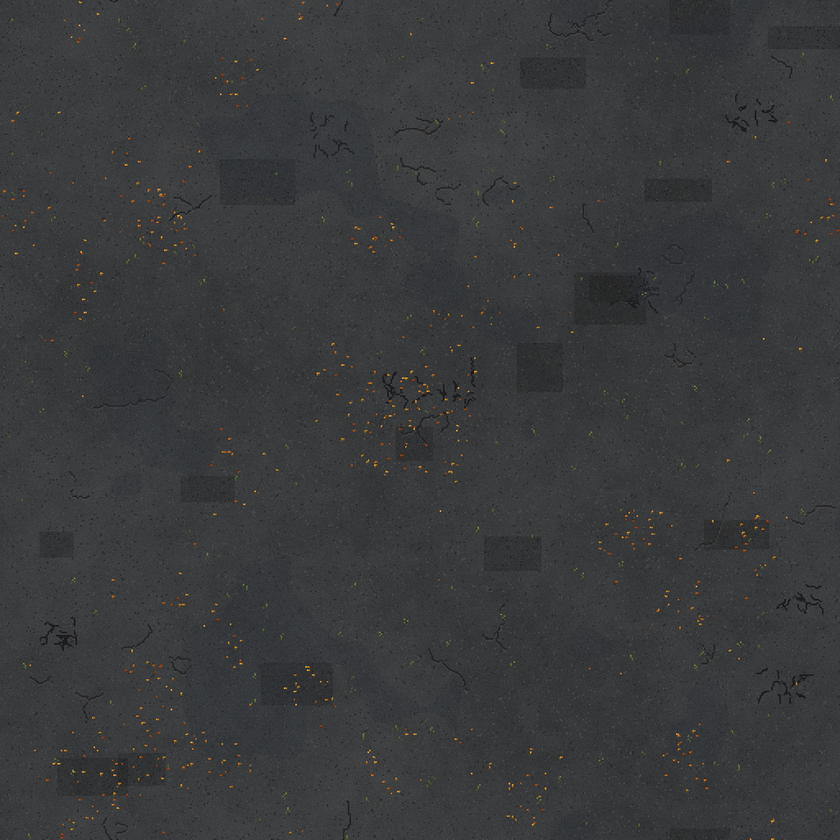
#> input picture art/world_hd/x2/settlement_ground_asphalt_v1.png, 840 x 840 px, shrunk from 1024 x 1024 before the run, found by its file name
$ python hd_upscale.py
#> lines starting #> are read from the running program, lines starting #| are printed output that depends on the picture
#> in build, im is the input picture: PIL image 840x840 RGBA; mean R, G, B, A 57.3, 58.2, 59.1, 255
"""OSTATOK 1.53: HD twins of the last 1x world textures.

The world draws its art at 2 texels per world unit (HD); a handful of old 1x
textures were still drawn at 1 texel per unit and showed pixels twice the size
of everything round them (settlement grounds, floor stains, street details,
puddle sheen, door leaves, wall corners, settlement props). Each is doubled
with Scale2x - edges keep their pixel-art steps, diagonals get the in-between
texel - and the flat areas get a faint per-texel grain from the source's own
palette, so they carry detail at the new density instead of 2 x 2 blocks.

    python3 tools/hd_upscale.py <project_dir>

Writes art/world_hd/x2/<name>.png for every name in SOURCES.
"""
import os
import sys

import numpy as np
from PIL import Image

SOURCES = [
    "settlement_ground_asphalt_v1.png", "settlement_ground_concrete_slabs_v1.png", "settlement_ground_cobble_v1.png",
    "settlement_ground_dirt_road_v1.png", "settlement_ground_grass_v1.png", "settlement_ground_grass_dry_v1.png",
    "settlement_ground_lawn_v1.png", "settlement_ground_dirt_yard_v1.png", "settlement_ground_gravel_v1.png",
    "settlement_ground_oil_concrete_v1.png", "settlement_ground_pavers_v1.png", "settlement_ground_pavement_v1.png",
    "floor_detail_v5.png", "street_detail_v2.png", "wet_surface_v2.png", "settlement_door_leaves_v1.png",
    "wall_corner_v2.png", "door_topdown_v2.png", "settlement_props_v1.png", "poi_props_v1.png",
    "settlement_ground_decals_v1.png",
]


def scale2x(a, wrap):
    """Scale2x on an (H, W, C) array, comparing whole pixels."""
#> called with wrap = True
    if wrap:
        pad = np.pad(a, ((1, 1), (1, 1), (0, 0)), mode='wrap')
    else:
        pad = np.pad(a, ((1, 1), (1, 1), (0, 0)), mode='edge')
    E = pad[1:-1, 1:-1]
    B = pad[:-2, 1:-1]
    D = pad[1:-1, :-2]
    F = pad[1:-1, 2:]
    H = pad[2:, 1:-1]
    eq = lambda x, y: np.all(x == y, axis=2)
    bh = ~eq(B, H)
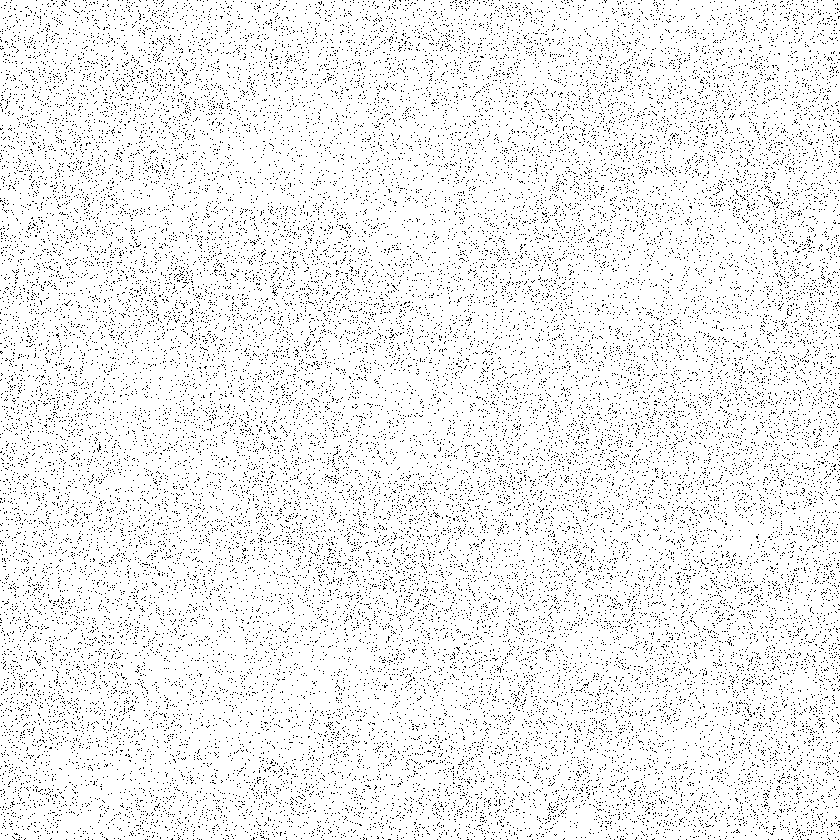
#> bh: shape (840, 840) bool; 93.7% white; black in thin lines or dots
    df = ~eq(D, F)
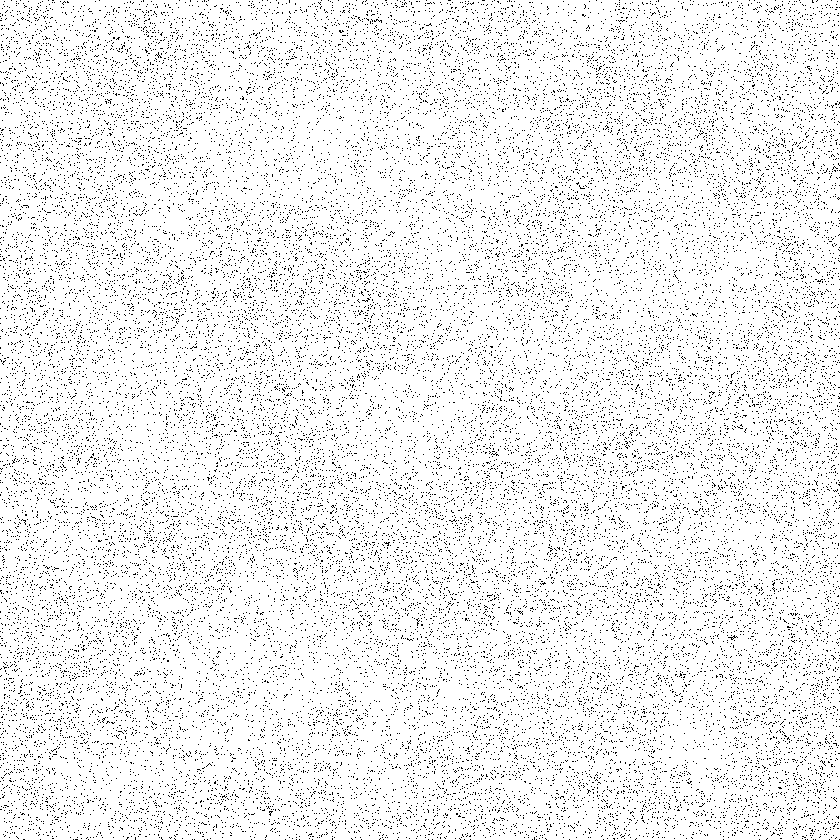
#> df: shape (840, 840) bool; 93.7% white; black in thin lines or dots
    E0 = np.where((eq(D, B) & bh & df)[..., None], D, E)
    E1 = np.where((eq(B, F) & bh & df)[..., None], F, E)
    E2 = np.where((eq(D, H) & bh & df)[..., None], D, E)
    E3 = np.where((eq(H, F) & bh & df)[..., None], F, E)
    h, w = a.shape[:2]
#> h = 840; w = 840
    out = np.zeros((h * 2, w * 2, a.shape[2]), a.dtype)
    out[0::2, 0::2] = E0
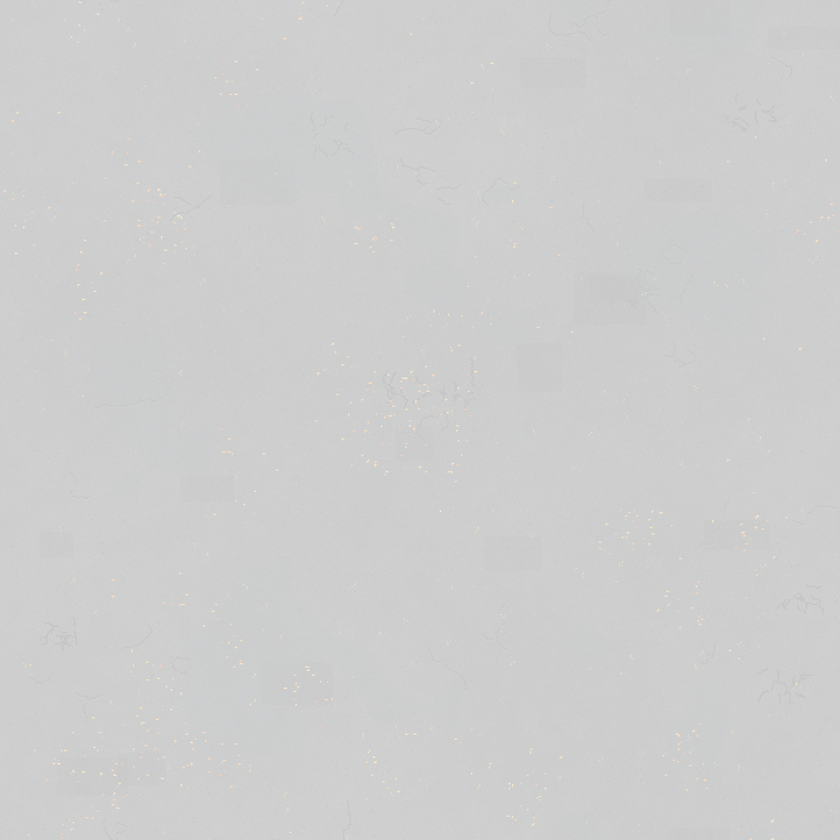
#> out: shape (1680, 1680, 4) (shown at 1/2 size); mean R, G, B, A 14.3, 14.6, 14.8, 63.8; transparent parts drawn white
    out[0::2, 1::2] = E1
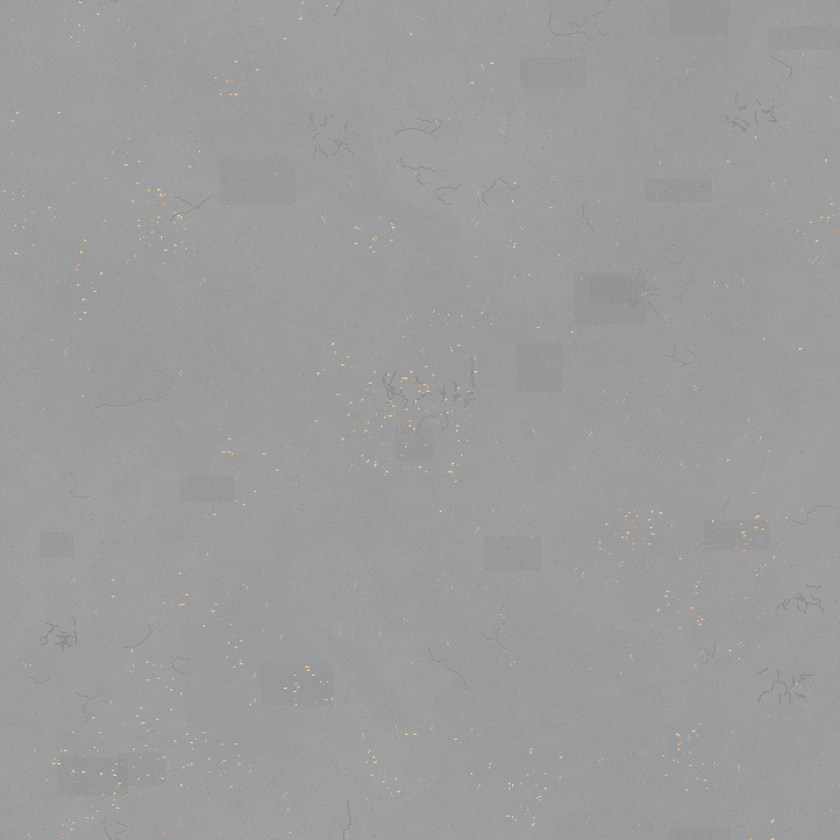
#> out: shape (1680, 1680, 4) (shown at 1/2 size); mean R, G, B, A 28.7, 29.1, 29.6, 127.5; transparent parts drawn white
    out[1::2, 0::2] = E2
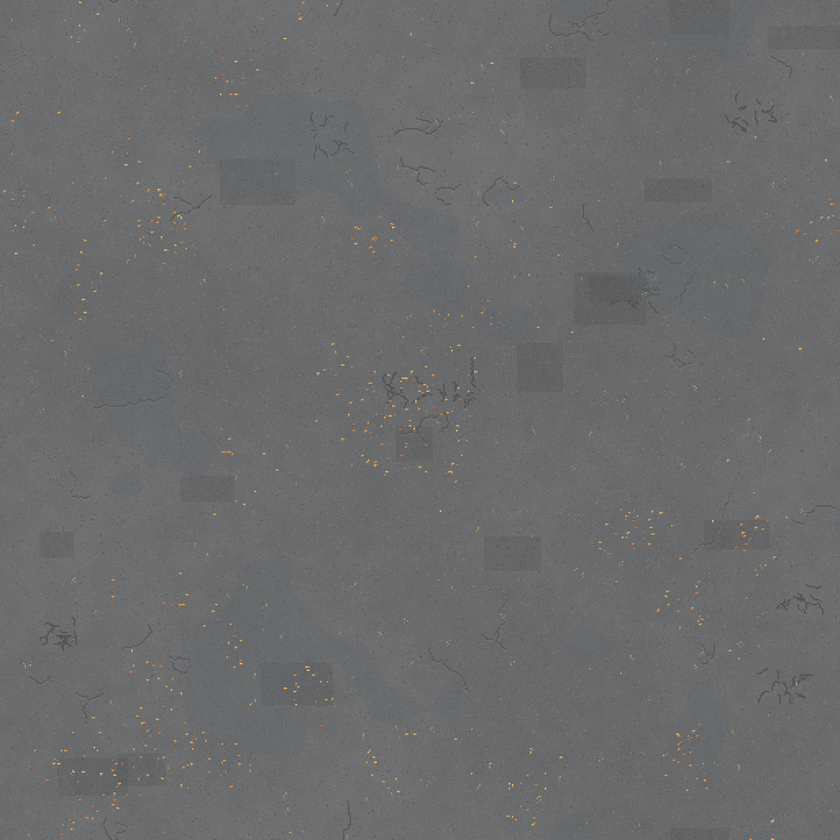
#> out: shape (1680, 1680, 4) (shown at 1/2 size); mean R, G, B, A 43, 43.7, 44.3, 191.2; transparent parts drawn white
    out[1::2, 1::2] = E3
    return out


def build(P):
    out = os.path.join(P, 'art', 'world_hd', 'x2')
    os.makedirs(out, exist_ok=True)
    rng = np.random.default_rng(153)
    for name in SOURCES:
        path = os.path.join(P, name)
        if not os.path.exists(path):
            print('skip', name)
            continue
        im = Image.open(path).convert('RGBA')
        a = np.array(im)
        tiled = name.startswith('settlement_ground_')
        b = scale2x(a, tiled)
        # grain on opaque texels only, inside each doubled cell: two of the four
        # sub-texels a shade lighter / darker, so a flat 2 x 2 block reads as
        # four texels of the same material
        rgb = b[..., :3].astype(float)
        alpha = b[..., 3]
#> alpha: shape (1680, 1680); every value is 255
        # (1.53: no grain - it doubled the build size for little gain)
        g = np.zeros(alpha.shape)
        rgb = np.clip(rgb + g[..., None] * (alpha[..., None] > 200), 0, 255)
        b = np.dstack([rgb.astype(np.uint8), alpha])
        Image.fromarray(b, 'RGBA').save(os.path.join(out, name))
        print('x2', name, im.size, '->', (im.width * 2, im.height * 2), flush=True)
#| x2 settlement_ground_asphalt_v1.png (840, 840) -> (1680, 1680)
#> pass 2 of the loop in build, `for name in SOURCES:`:
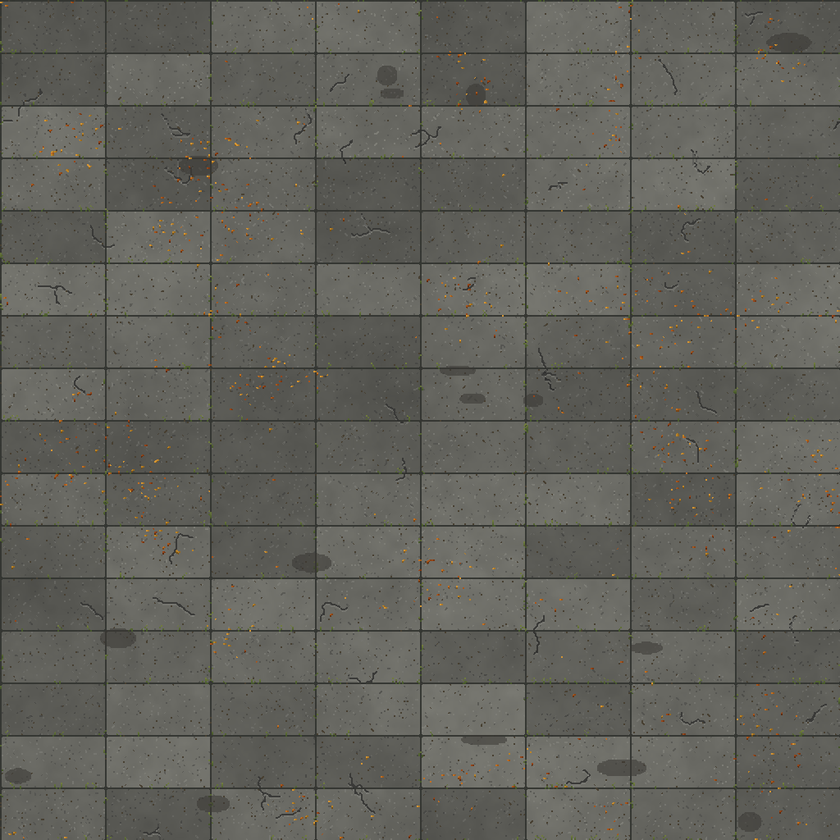
#> input picture art/world_hd/x2/settlement_ground_concrete_slabs_v1.png, 840 x 840 px, shrunk from 1024 x 1024 before the run, found by its file name
#> in build, im is the input picture: PIL image 840x840 RGBA; mean R, G, B, A 97.5, 97.2, 90.9, 255
#> in scale2x (call 2), `bh = ~eq(B, H)`:
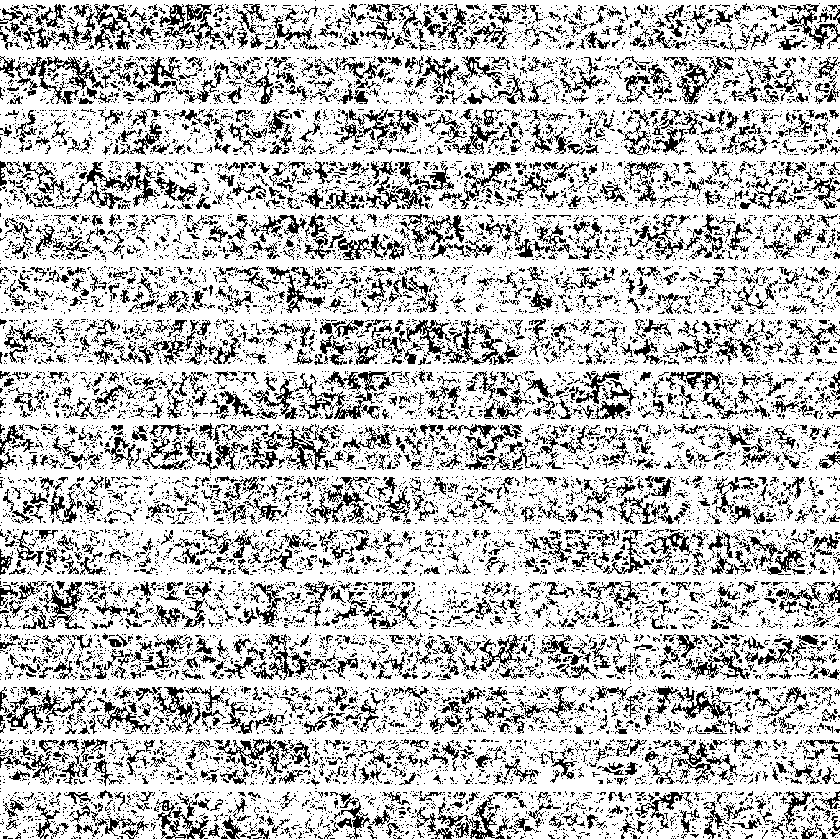
#> bh: shape (840, 840) bool; 75.3% white; black in thin lines or dots
#> df: shape (840, 840) bool; 73.2% white; black in thin lines or dots
#> in scale2x (call 2), `out[1::2, 0::2] = E2`:
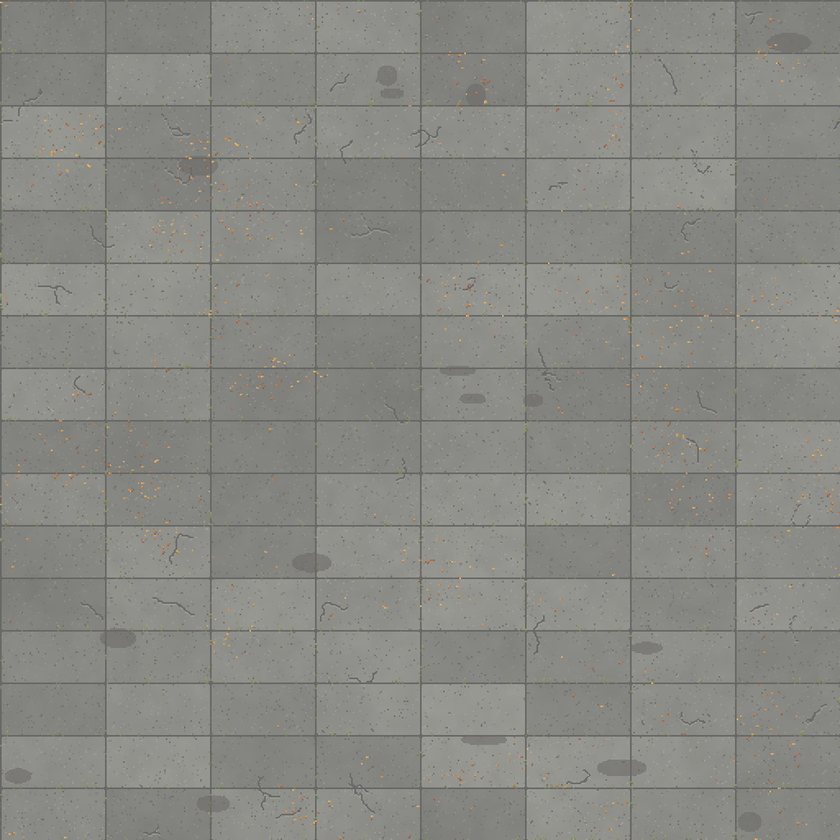
#> out: shape (1680, 1680, 4) (shown at 1/2 size); mean R, G, B, A 73.1, 72.9, 68.2, 191.2; transparent parts drawn white
#| x2 settlement_ground_concrete_slabs_v1.png (840, 840) -> (1680, 1680)
#> pass 3 of the loop in build, `for name in SOURCES:`:
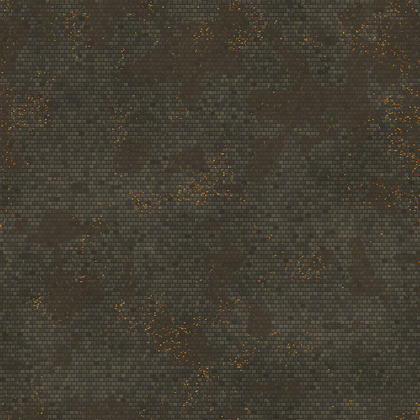
#> input picture settlement_ground_cobble_v1.png, 420 x 420 px, shrunk from 512 x 512 before the run, found by its file name
#> in build, im is the input picture: PIL image 420x420 RGBA; mean R, G, B, A 67.6, 61.9, 50.6, 255
#> pad: shape (422, 422, 4)
#> B: shape (420, 420, 4)
#> D: shape (420, 420, 4)
#> F: shape (420, 420, 4)
#> H: shape (420, 420, 4)
#> in scale2x (call 3), `bh = ~eq(B, H)`:
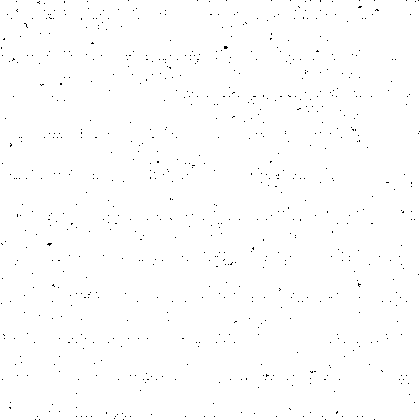
#> bh: shape (420, 420) bool; 99.5% white; black in thin lines or dots
#> df: shape (420, 420) bool; 96.9% white; black in thin lines or dots
#> E0: shape (420, 420, 4)
#> E1: shape (420, 420, 4)
#> E2: shape (420, 420, 4)
#> E3: shape (420, 420, 4)
#> in scale2x (call 3), `out[0::2, 0::2] = E0`:
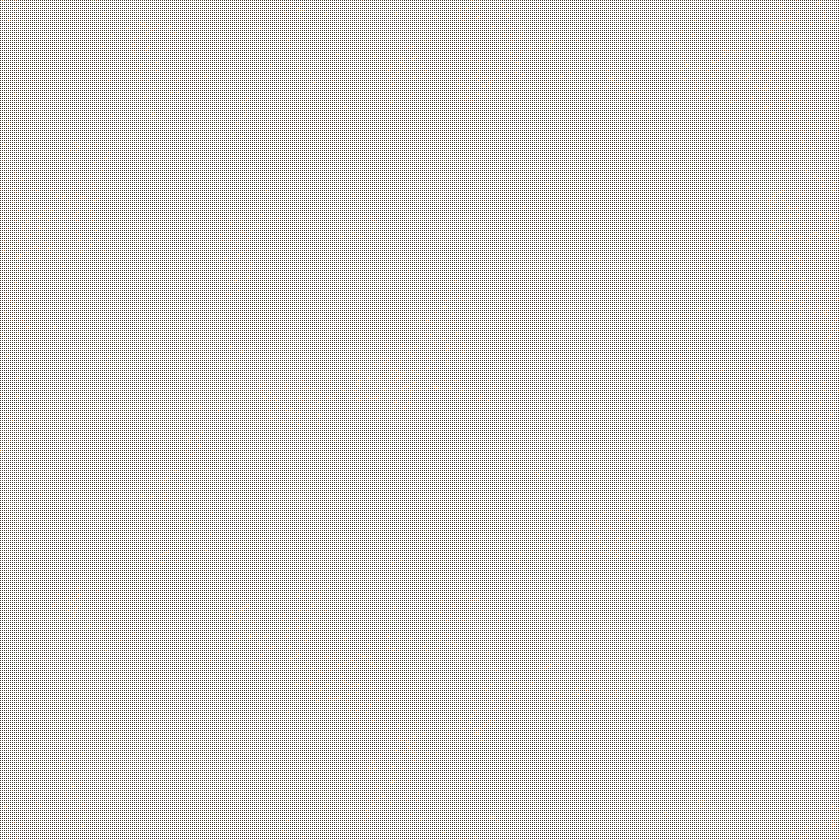
#> out: shape (840, 840, 4); mean R, G, B, A 16.9, 15.5, 12.6, 63.8; transparent parts drawn white
#| x2 settlement_ground_cobble_v1.png (420, 420) -> (840, 840)
#> the loop made 21 passes; the first 3 are shown


if __name__ == '__main__':
    build(sys.argv[1] if len(sys.argv) > 1 else '.')
